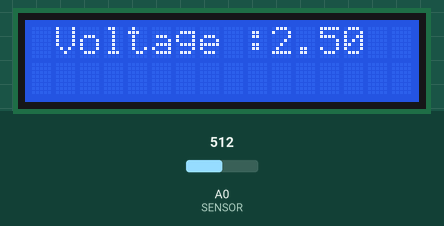
Recording of a sketch running on a simulated Arduino Uno, built with avr-gcc and run on an emulated ATmega328P. On the bench: 16×2 character LCD. The test bench sets the inputs (shaded band); at power-on: A0 (SENSOR) = 512. What the sketch prints to the serial monitor is not drawn.

Above: at 1.2 s.
1.3 s: A0 (SENSOR) set to 716
At 2.7 s:
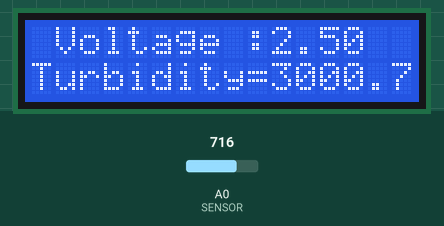
At 12.4 s:
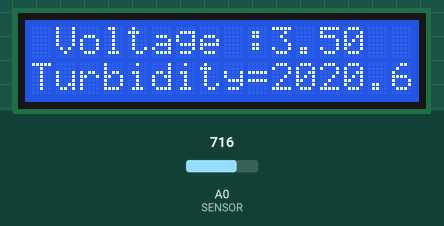
Timing chart, 0 to 13.9 s (numbered marks = the images above; inputs shaded):
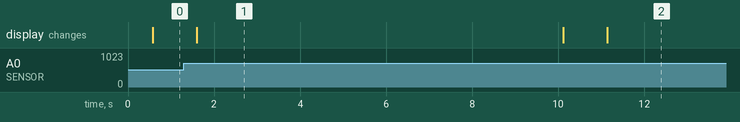

The sketch:

Turbidity.ino
```cpp
#define SENSOR       A0
float voltage,turbidity;
#include <Wire.h>
#include <LiquidCrystal_I2C.h>
LiquidCrystal_I2C lcd(0x27, 2, 1, 0, 4, 5, 6, 7, 3, POSITIVE);

void setup()
{
Serial.begin(9600);
pinMode(SENSOR,INPUT);
lcd.begin(16,2);
lcd.backlight();


}

void loop()
{
voltage=0.004888*analogRead(SENSOR);  //in V
  turbidity=-1120.4*voltage*voltage+5742.3*voltage-4352.9;  //in NTU
  if((voltage>=2.5)&(turbidity>=0))
  {
    Serial.println("Voltage="+String(voltage)+" V Turbidity="+String(turbidity)+" NTU");
    delay(500);
    lcd.setCursor(0,0);
    lcd.print(" Voltage :"+String(voltage));
    delay(1000);
    lcd.setCursor(0,1);
    lcd.print("Turbidity="+String(turbidity)+" NTU");
    delay(8000);

  }


}
```

Measured:
- after the input at 1.3 s, the display: first differs from a run without the input after 8.8 s (image 2 shows a later state)
- what the display in image 1 shows lasts 8.5 s, from 1.6 s to 10.1 s
